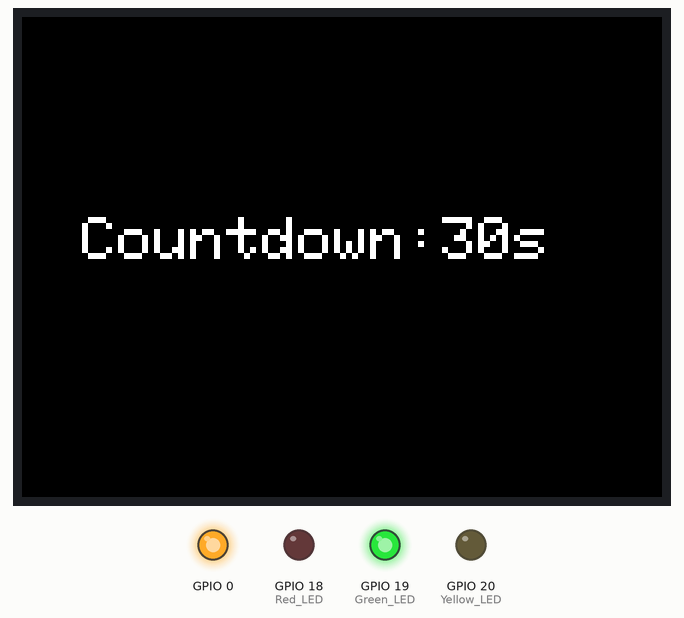
Recording of a sketch running on a simulated ESP32. Parts: 320×240 colour display, output pins drawn as LEDs (lit = HIGH).

Above: at 0.2 s.
At 9.3 s:
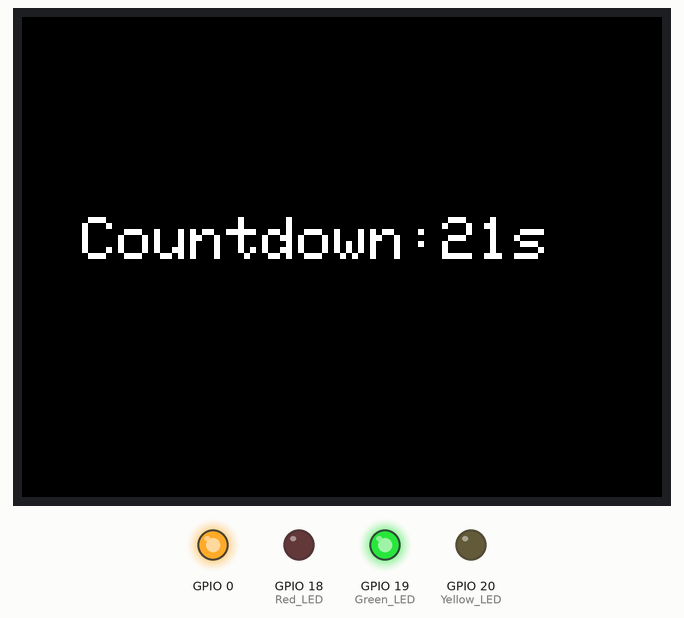
At 19.4 s:
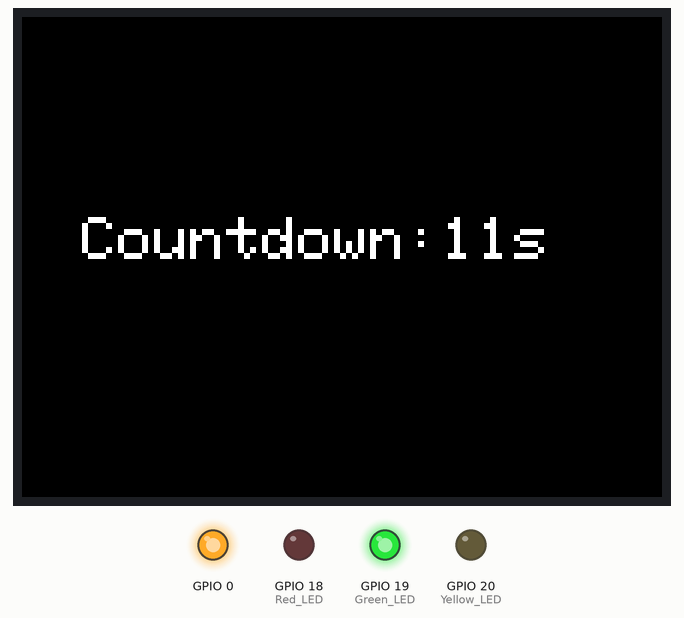
At 25.9 s:
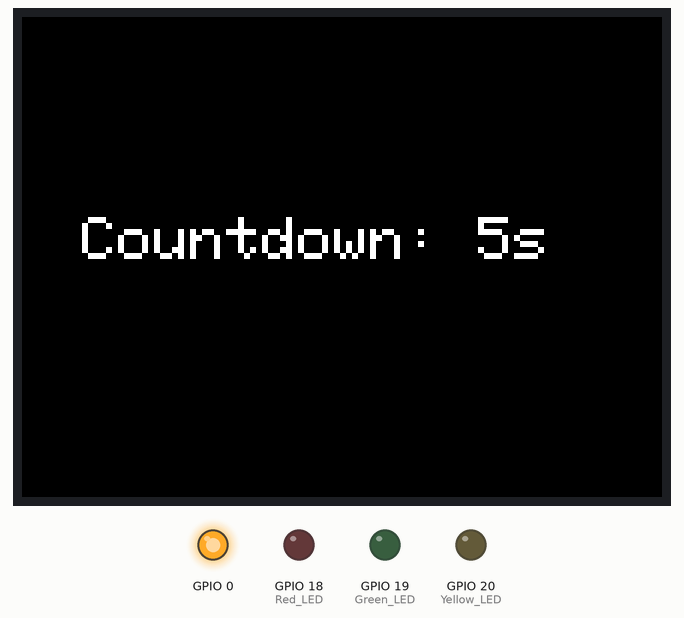
At 30.5 s:
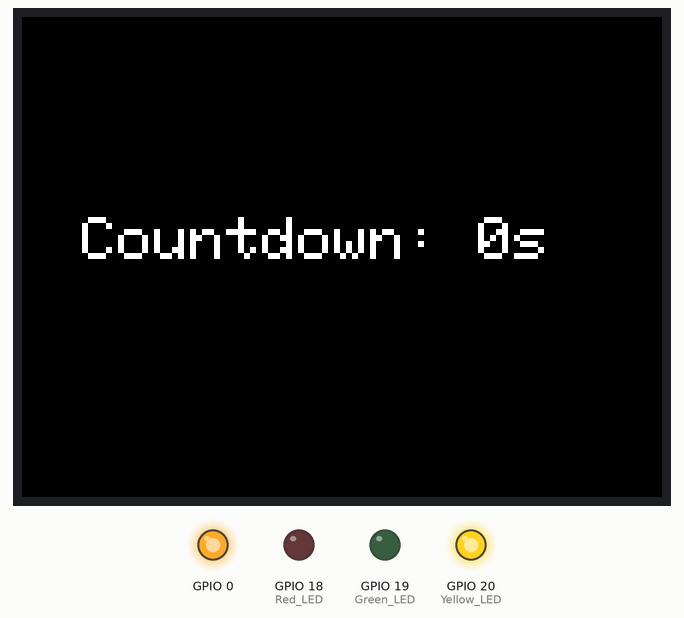
At 38.5 s:
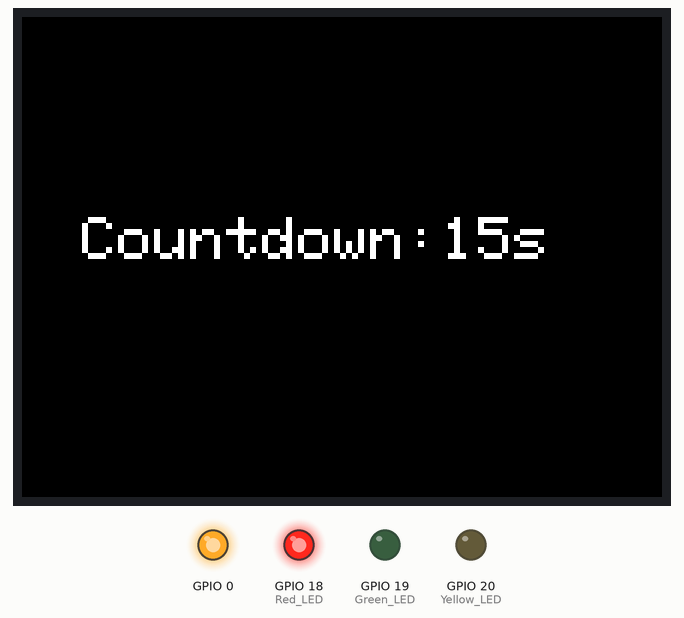
Timing chart, 0 to 40.0 s (numbered marks = the images above):
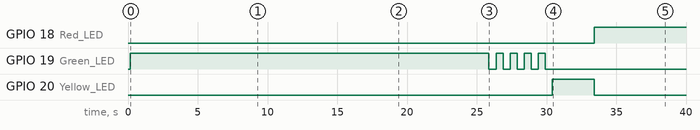

Measured:
- by itself, GPIO 18 (Red_LED): LOW → HIGH at 33.4 s
- by itself, GPIO 19 (Green_LED): HIGH → LOW at 25.9 s, → HIGH 0.51 s later, → LOW 0.50 s later, → HIGH 0.51 s later, … (9 changes in this stretch)
- by itself, GPIO 20 (Yellow_LED): LOW → HIGH at 30.4 s, → LOW 3.0 s later
- what the display in image 1 shows lasts 1.0 s, from 9.2 s to 10.2 s

The sketch:

5._Traffic_Light.ino
```cpp
/*
  =========================================================
   RP2040 Traffic Light System with Display (LovyanGFX)
  =========================================================

  LIBRARY USED:
  ---------------------------------------------------------
  - LovyanGFX (Display + Touch Control)

  CONNECTIONS:
  ---------------------------------------------------------
  LEDs:
    Red LED    -> GPIO 18
    Yellow LED -> GPIO 20
    Green LED  -> GPIO 19

  Display (ST7789 - SPI):
    SCLK -> GPIO 6
    MOSI -> GPIO 7
    DC   -> GPIO 16
    CS   -> GPIO 17

  Touch (FT5x06 - I2C):
    SDA -> GPIO 4
    SCL -> GPIO 5
    INT -> GPIO 25
    RST -> GPIO 24
    Address -> 0x38

  Backlight:
    Control Pin -> GPIO 0

  FUNCTIONALITY:
  ---------------------------------------------------------
  - Simulates a traffic light system
  - Displays countdown timer on screen
  - Automatic stage switching:
      GREEN → YELLOW → RED → GREEN
  - Last 5 seconds → LED blinking effect
*/

#include <LovyanGFX.hpp>

// ==========================
// LED PIN DEFINITIONS
// ==========================
#define Red_LED 18
#define Yellow_LED 20
#define Green_LED 19

/*
  =========================================================
   CUSTOM DISPLAY CLASS (LGFX)
  =========================================================
*/
class LGFX : public lgfx::LGFX_Device
{
  lgfx::Panel_ST7789 _panel_instance;
  lgfx::Bus_SPI _bus_instance;
  lgfx::Touch_FT5x06 _touch_instance;

public:
  LGFX(void)
  {
    // ==========================
    // SPI CONFIGURATION
    // ==========================
    auto cfg = _bus_instance.config();

    cfg.spi_host = 0;
    cfg.spi_mode = 0;
    cfg.freq_write = 80000000;  // 80 MHz write speed
    cfg.freq_read  = 16000000;  // 16 MHz read speed

    cfg.pin_sclk = 6;
    cfg.pin_mosi = 7;
    cfg.pin_miso = -1;
    cfg.pin_dc   = 16;

    _bus_instance.config(cfg);
    _panel_instance.setBus(&_bus_instance);

    // ==========================
    // DISPLAY PANEL CONFIG
    // ==========================
    auto panel_cfg = _panel_instance.config();

    panel_cfg.pin_cs   = 17;
    panel_cfg.pin_rst  = -1;
    panel_cfg.pin_busy = -1;

    panel_cfg.memory_width  = 240;
    panel_cfg.memory_height = 320;

    panel_cfg.panel_width  = 240;
    panel_cfg.panel_height = 320;

    panel_cfg.offset_x = 0;
    panel_cfg.offset_y = 0;
    panel_cfg.offset_rotation = 1;

    panel_cfg.dummy_read_pixel = 8;
    panel_cfg.dummy_read_bits  = 1;

    panel_cfg.readable = false;
    panel_cfg.invert   = true;
    panel_cfg.rgb_order = false;

    panel_cfg.dlen_16bit = false;
    panel_cfg.bus_shared = false;

    _panel_instance.config(panel_cfg);

    // ==========================
    // TOUCH CONFIGURATION
    // ==========================
    auto touch_cfg = _touch_instance.config();

    touch_cfg.x_min = 0;
    touch_cfg.x_max = 239;

    touch_cfg.y_min = 0;
    touch_cfg.y_max = 319;

    touch_cfg.pin_int = 25;
    touch_cfg.pin_rst = 24;

    touch_cfg.bus_shared = false;
    touch_cfg.offset_rotation = 0;

    touch_cfg.i2c_port = 0;
    touch_cfg.i2c_addr = 0x38;

    touch_cfg.pin_sda = 4;
    touch_cfg.pin_scl = 5;

    touch_cfg.freq = 400000;

    _touch_instance.config(touch_cfg);
    _panel_instance.setTouch(&_touch_instance);

    setPanel(&_panel_instance);
  }
};

// ==========================
// DISPLAY OBJECT
// ==========================
LGFX gfx;

// ==========================
// SCREEN SIZE
// ==========================
static const uint16_t screenWidth  = 320;
static const uint16_t screenHeight = 240;

// ==========================
// TRAFFIC LIGHT STATES
// ==========================
enum Stage { GREEN_STAGE, YELLOW_STAGE, RED_STAGE };

// ==========================
// GLOBAL VARIABLES
// ==========================
Stage currentStage = GREEN_STAGE; // Current traffic light stage
uint32_t remainingTime = 30;      // Countdown timer
uint32_t lastUpdate = 0;          // Last time countdown updated
uint32_t lastBlink = 0;           // Last blink time
bool blinkState = false;          // Blink ON/OFF state

// ==========================
// TEXT DISPLAY AREA
// ==========================
const int TEXT_AREA_X = 210;
const int TEXT_AREA_Y = 100;
const int TEXT_AREA_WIDTH  = 60;
const int TEXT_AREA_HEIGHT = 30;

void setup() {

  // ==========================
  // SERIAL INIT
  // ==========================
  Serial.begin(115200);

  // ==========================
  // DISPLAY INIT
  // ==========================
  gfx.init();
  pinMode(0, OUTPUT);
  digitalWrite(0, HIGH); // Backlight ON

  // ==========================
  // LED INIT
  // ==========================
  pinMode(Red_LED, OUTPUT);
  pinMode(Yellow_LED, OUTPUT);
  pinMode(Green_LED, OUTPUT);

  // ==========================
  // INITIAL STATE (GREEN)
  // ==========================
  digitalWrite(Green_LED, HIGH);

  // ==========================
  // DISPLAY STATIC TEXT
  // ==========================
  gfx.setTextSize(3);
  gfx.setTextColor(TFT_WHITE);

  gfx.setCursor(30, 100);
  gfx.print("Countdown:");

  // Initial countdown value
  gfx.setCursor(TEXT_AREA_X, TEXT_AREA_Y);
  gfx.printf("%2ds", remainingTime);

  lastUpdate = millis();
}

void loop() {

  uint32_t now = millis();

  // ==========================
  // COUNTDOWN UPDATE (1 SEC)
  // ==========================
  if (now - lastUpdate >= 1000) {

    remainingTime--;
    lastUpdate = now;

    // Clear only number area
    gfx.fillRect(TEXT_AREA_X, TEXT_AREA_Y, TEXT_AREA_WIDTH, TEXT_AREA_HEIGHT, TFT_BLACK);

    // Update number
    gfx.setTextColor(TFT_WHITE);
    gfx.setCursor(TEXT_AREA_X, TEXT_AREA_Y);
    gfx.printf("%2ds", remainingTime);

    // ==========================
    // STAGE SWITCHING
    // ==========================
    if (remainingTime == 0) {

      // Turn OFF all LEDs
      digitalWrite(Green_LED, LOW);
      digitalWrite(Yellow_LED, LOW);
      digitalWrite(Red_LED, LOW);

      switch(currentStage) {

        case GREEN_STAGE:
          currentStage = YELLOW_STAGE;
          remainingTime = 3;
          digitalWrite(Yellow_LED, HIGH);
          break;

        case YELLOW_STAGE:
          currentStage = RED_STAGE;
          remainingTime = 20;
          digitalWrite(Red_LED, HIGH);
          break;

        case RED_STAGE:
          currentStage = GREEN_STAGE;
          remainingTime = 30;
          digitalWrite(Green_LED, HIGH);
          break;
      }
    }
  }

  // ==========================
  // BLINK LOGIC (LAST 5 SEC)
  // ==========================
  if (remainingTime > 0 && remainingTime <= 5) {

    if (now - lastBlink >= 500) {

      blinkState = !blinkState;
      lastBlink = now;

      switch(currentStage) {
        case GREEN_STAGE:
          digitalWrite(Green_LED, blinkState);
          break;
        case RED_STAGE:
          digitalWrite(Red_LED, blinkState);
          break;
      }
    }

  } else {

    // ==========================
    // NORMAL LED STATE
    // ==========================
    switch(currentStage) {
      case GREEN_STAGE:
        digitalWrite(Green_LED, HIGH);
        break;
      case YELLOW_STAGE:
        digitalWrite(Yellow_LED, HIGH);
        break;
      case RED_STAGE:
        digitalWrite(Red_LED, HIGH);
        break;
    }
  }

  delay(10);
}
```
